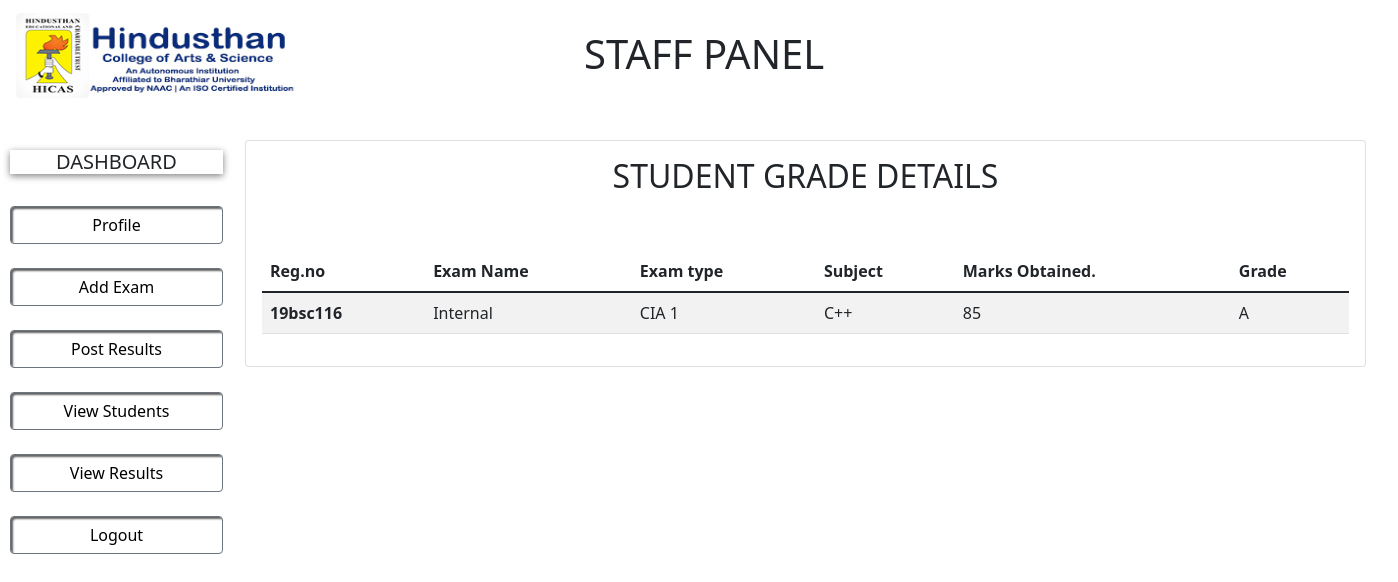
/view-reult.php (signed in), run on the app's committed database.
### tables this page shows
CREATE TABLE `marks` (
  `Reg_no` varchar(255) NOT NULL,
  `Ename` varchar(255) NOT NULL,
  `Etype` varchar(233) NOT NULL,
  `Sub` varchar(233) NOT NULL,
  `Marks` int(11) NOT NULL,
  `Grade` varchar(233) NOT NULL
);

### view-reult.php (the view, shortened to what this page needs)
<!DOCTYPE html>
<html lang="en">
<head>
    <link href="https://cdn.jsdelivr.net/npm/bootstrap@5.1.3/dist/css/bootstrap.min.css" rel="stylesheet">
    <link rel="stylesheet" href="https://cdnjs.cloudflare.com/ajax/libs/font-awesome/4.7.0/css/font-awesome.min.css">
</head>
<body>
    <section id="navigation-bar">
        <nav id="nav-menu" class="navbar navbar-expand-lg  ">
            <div class="container-fluid">
                <a class="navbar-brand" href="#"><img src="img/Hicas-logo.jpg" height="90px" width="306px" alt=""></a>
                <div class="collapse navbar-collapse" id="demo">
                    <h1>STAFF PANEL</h1>
                </div>
            </div>
        </nav>
    </section>
    <br>
    <section id="side-nav">
        <div class="container-fluid">
            <div class="row flex-nowrap">
                <div id="side-bar" class="col-md-2 side-nav ">
                    <h5 style="box-shadow: 0px 2px 7px grey;" class="text-center">DASHBOARD</h5>
                    <br>
                    <button class="btn btn-outline-secondary"><a href="staff_home.php"> Profile</a></button> <br>
                    <button class=" btn  btn-outline-secondary "> <a href="add_exam.php">Add Exam </a> </button> <br>
                    <button class="btn  btn-outline-secondary"> <a href="post-result.php"> Post Results </a> </button> <br>
                    <button class="btn  btn-outline-secondary"> <a href="view-stud.php"> View Students </a> </button> <br>
                    <button class=" btn btn-outline-secondary"> <a href="view-reult.php"> View Results </a> </button> <br>
                    <button class="btn  btn-outline-secondary"> <a href="staff-logout.php"> Logout </a> </button> <br>
                    <br>
                </div>
                <form class=" row flex-nowrap" method="post" action="">
                    <div class="col-md-10">
                    <div class="card px-3 py-3">
<h2 style="text-align: center;" >STUDENT GRADE DETAILS</h2> <br>  <br>
  <table class="table align-middle table-striped table-hover">
    <thead>
      <tr>
        <th >Reg.no</th>
        <th> Exam Name </td>
        <th> Exam type </td>
        <th> Subject </td>
        <th> Marks Obtained.</td>
        <th> Grade </td>
      </tr>
    </thead>
    <?php
             $con=mysqli_connect('localhost','root','','college');
             $sql="select * from marks";
            $result= mysqli_query($con,$sql);
            if($result){
             while($row = mysqli_fetch_assoc($result)){
                $regno=$row['Reg_no'];
                $Ename=$row['Ename'];
                 $type=$row['Etype'];
                 $sub=$row['Sub'];
                 $marks=$row['Marks'];
                 $grade=$row['Grade'];
                echo"
                <tr>
                <th>$regno</th>
                <td>$Ename</td>
                <td>$type</td>
                <td>$sub</td>
                <td>$marks</td>
                <td>$grade</td>
          </tr>
                 </tr>";
             }
            }
        ?>
</table>
</div>
</div>
                    </div>
            </div>
    </section>
</body>
</html>

### view-reult.php (style rules this page uses)
#demo { margin-left: 250px; }
#side-bar { display: flex; flex-direction: column; overflow: scroll; padding: 10px; height: 600px; }
.side-nav { scroll-behavior: smooth; }
#side-bar button { box-shadow: inset 2px 2px 2px rgb(99, 97, 97); }
#side-bar button a { text-decoration: none; color: black; }

### data on the page
marks: Reg_no "19bsc116", Ename "Internal", Etype "CIA 1", Sub "C++", Marks "85", Grade "A"
